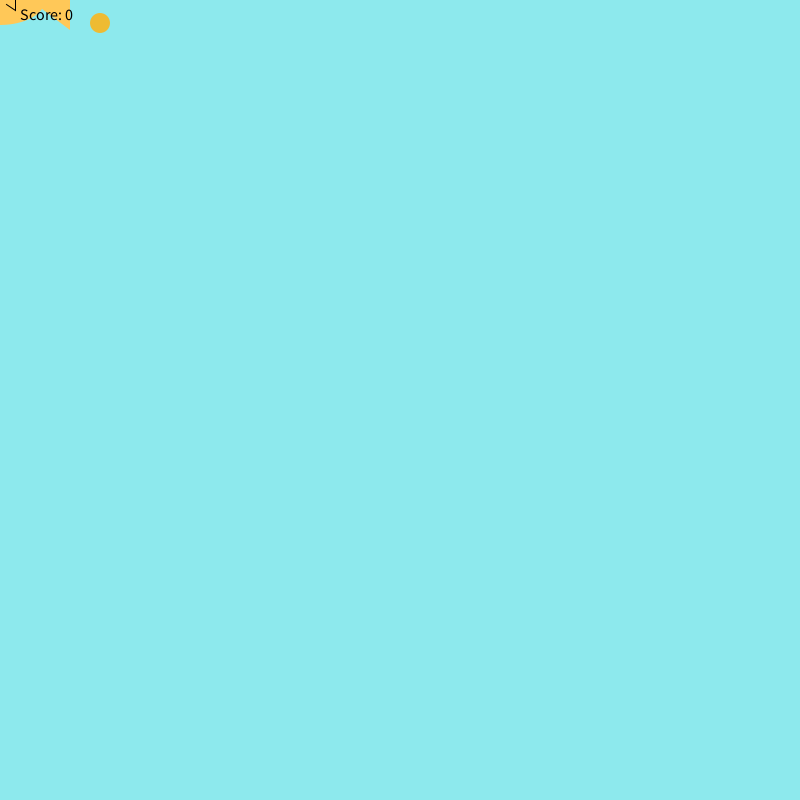
Frame 1 (no input)
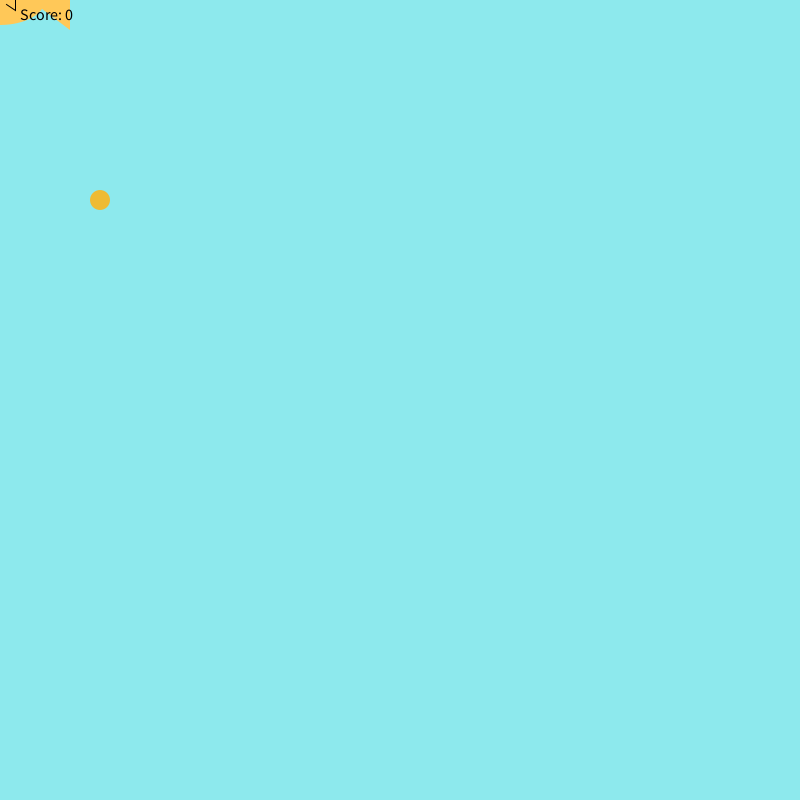
Frame 60 (the mouse pressed at the canvas centre just before this capture)
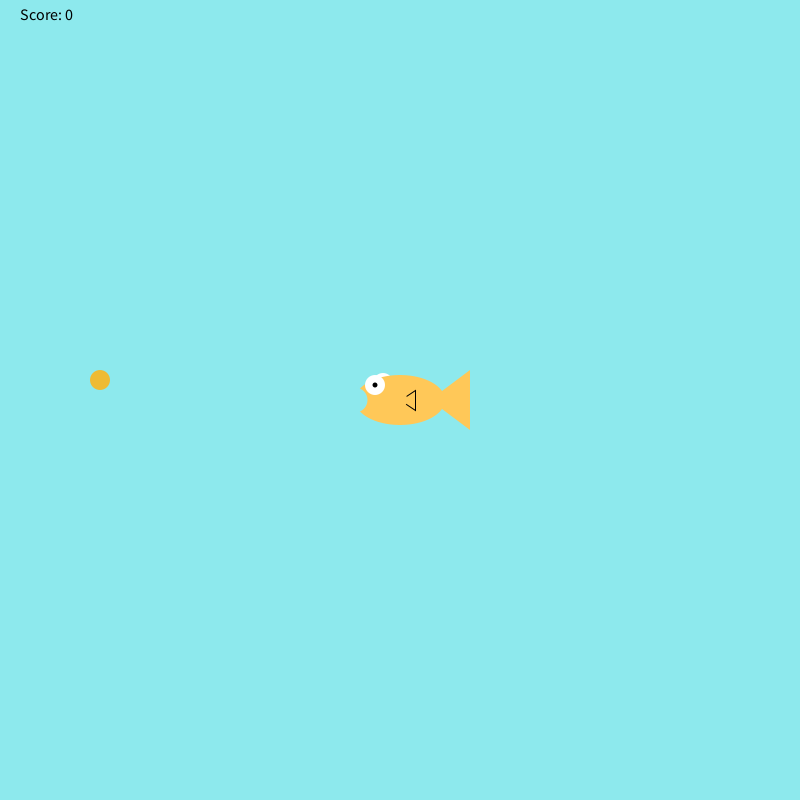
Frame 120 (the mouse held since frame 60 and released just before this capture)

The Processing sketch that drew these frames (run headless with seeded random() and noise(); from frame 60 on, the mouse is pressed at the canvas centre):

// Processing sketch: fish_feeder
// ── fish_feeder.pde
int foodX = 100;
int foodY = 20;
int score = 0;
void setup(){
  size(800,800);
  
}

void draw(){
  foodY+=3;
  background(141,233,237);
  fill(238,187,51);
  noStroke();
  ellipse(foodX,foodY, 20,20);
  if(foodY>height){
    foodY = 20;
    foodX = (int) random(width-20);
  } 
drawFish();
checkCatch(foodX, foodY);
fill(0, 0, 0);
textSize(16);
text("Score: " + score, 20, 20);
if(score>25){
foodY=0;
textSize(40); //if it’s not big enough
text("YOU WIN!", 300, 200);
}
if(score>5){
  foodY+=4;
}
if(score>10){
foodY+=5;
}
if(score>15){
foodY+=6;
}
if(score>20){
 foodY+=7; 
}
}



void drawFish(){
     noStroke();
     fill(255,255,255);
     ellipse(mouseX-17,mouseY-17,20,20); //back side eye
     fill(255,200,88);
     ellipse(mouseX,mouseY,90,50); //body
     triangle(mouseX+30,mouseY,mouseX+70,mouseY+30,mouseX+70,mouseY-30); //tail
     stroke(0);
     triangle(mouseX,mouseY,mouseX+15,mouseY+10,mouseX+15,mouseY-10); //side fin
     noStroke();
     fill(255,200,88);
     ellipse(mouseX,mouseY,15,15); //side fin cover
     noStroke();
     fill(255,255,255);
     ellipse(mouseX-25,mouseY-15,20,20); //front eye
     fill(0,0,0);
     ellipse(mouseX-25,mouseY-15,5,5); //pupil
     fill(141,233,237);
     ellipse(mouseX-45,mouseY,25,25); //mouth
}

void checkCatch(int x, int y){
     if(x > mouseX && x < mouseX+70){
          if(y > mouseY-17 && y < mouseY+30){
               score++;
               foodY = 20; //if the food was eaten, make more food fall from the top
               foodX = (int) random(width-20);
          }
     }
     else if (foodY > height && score > 0){
          score--;
     }
}
